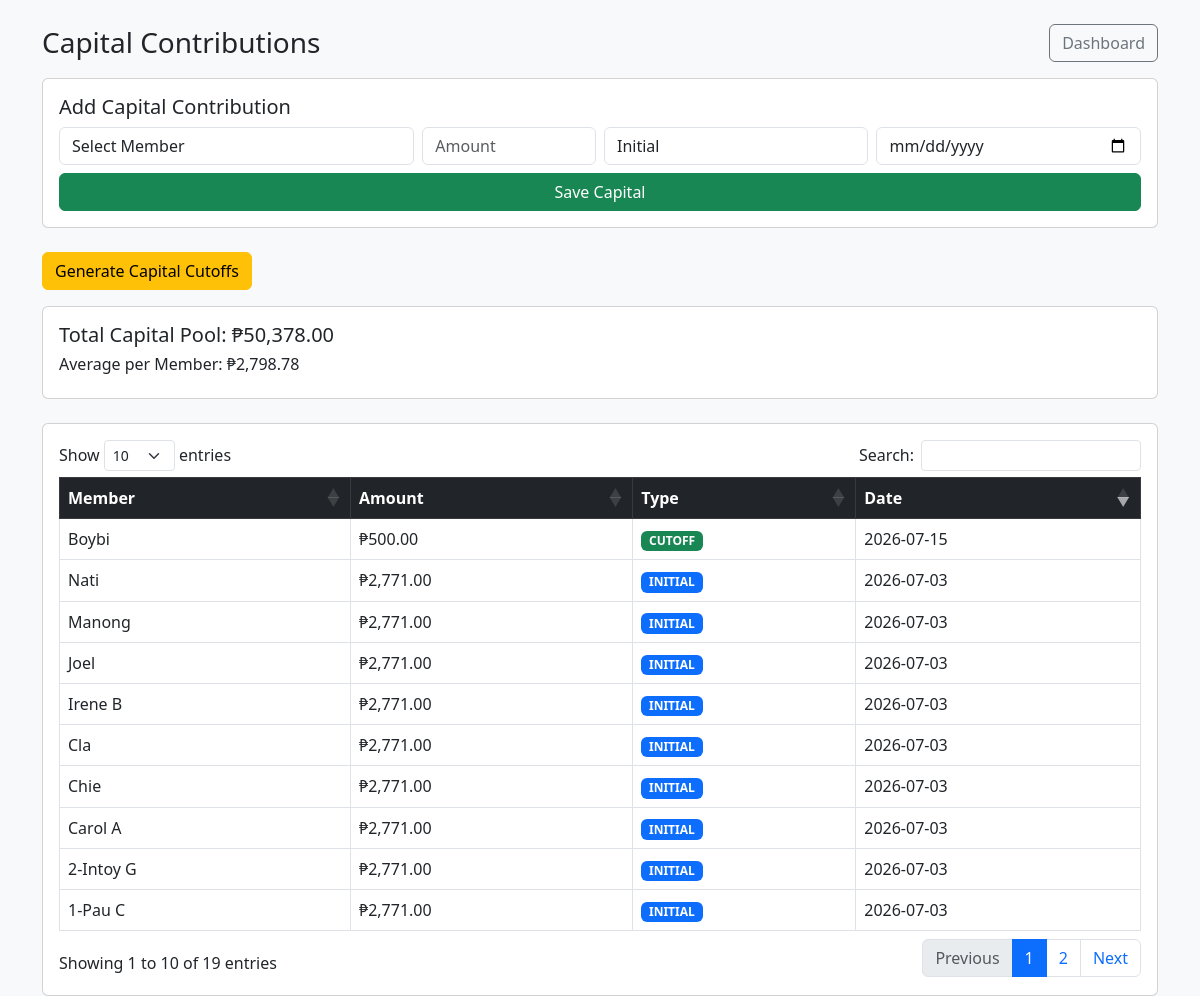
Page /capital.php (signed in) on the committed database.
### tables this page shows
CREATE TABLE `capital_contributions` (
  `id` int(10) unsigned NOT NULL AUTO_INCREMENT,
  `borrower_id` int(10) unsigned NOT NULL,
  `amount` decimal(12,2) NOT NULL DEFAULT 0.00,
  `type` enum('INITIAL','CUTOFF') NOT NULL DEFAULT 'CUTOFF',
  `contribution_date` date NOT NULL,
  `period_label` varchar(100) DEFAULT NULL,
  `created_at` timestamp NOT NULL DEFAULT current_timestamp(),
  PRIMARY KEY (`id`),
  KEY `capital_contributions_borrower_id_index` (`borrower_id`),
  KEY `capital_contributions_date_type_index` (`contribution_date`,`type`),
  CONSTRAINT `capital_contributions_borrower_id_fk` FOREIGN KEY (`borrower_id`) REFERENCES `borrowers` (`id`) ON DELETE CASCADE ON UPDATE CASCADE
);

CREATE TABLE `borrowers` (
  `id` int(10) unsigned NOT NULL AUTO_INCREMENT,
  `name` varchar(255) NOT NULL,
  `first_name` varchar(100) DEFAULT NULL,
  `last_name` varchar(100) DEFAULT NULL,
  `gcash_name` varchar(150) DEFAULT NULL,
  `gcash_number` varchar(50) DEFAULT NULL,
  `status` enum('Active','Inactive') NOT NULL DEFAULT 'Active',
  `savings_closed` tinyint(1) NOT NULL DEFAULT 0,
  `created_at` timestamp NOT NULL DEFAULT current_timestamp(),
  PRIMARY KEY (`id`),
  UNIQUE KEY `borrowers_name_unique` (`name`)
);

### capital.php (the view, shortened to what this page needs)
<?php
include 'db.php';
?>
<!DOCTYPE html>
<html>
<head>
<link href="https://cdn.jsdelivr.net/npm/bootstrap@5.3.0/dist/css/bootstrap.min.css" rel="stylesheet">
<link rel="stylesheet" href="assets/css/mobile.css">
<link rel="stylesheet" href="https://cdn.jsdelivr.net/npm/bootstrap@5.3.0/dist/css/bootstrap.min.css">
<link rel="stylesheet" href="https://cdn.datatables.net/1.13.6/css/dataTables.bootstrap5.min.css">
</head>
<body class="bg-light">
<div class="container mt-4">
<div class="d-flex justify-content-between align-items-center mb-3">
<h3 class="mb-0">Capital Contributions</h3>
<a href="index.php" class="btn btn-outline-secondary">Dashboard</a>
</div>
<div class="card mb-4">
<div class="card-body">
<h5>Add Capital Contribution</h5>
<form method="POST" action="ajax/save_capital.php" class="row g-2" id="capitalForm">
<div class="col-md-4">
<select name="borrower_id" class="form-control" required>
<option value="">Select Member</option>
</select>
</div>
<div class="col-md-2">
<input type="number" name="amount" class="form-control" placeholder="Amount" required>
</div>
<div class="col-md-3">
<select name="type" class="form-control">
<option value="INITIAL">Initial</option>
</select>
</div>
<div class="col-md-3">
<input type="date" name="date" class="form-control" required>
</div>
<div class="col-md-12">
<button class="btn btn-success w-100">Save Capital</button>
</div>
</form>
</div>
</div>
<div class="col-md-12">
<a href="admin/generate_capital.php" class="btn btn-warning mb-3">
    Generate Capital Cutoffs
</a>
</div>
<div class="card mb-4">
<div class="card-body">
<?php
$total = $conn->query("SELECT SUM(amount) as t FROM capital_contributions")->fetch_assoc()['t'] ?? 0;
$count = $conn->query("SELECT COUNT(DISTINCT borrower_id) as t FROM capital_contributions")->fetch_assoc()['t'] ?? 1;
$average = $count > 0 ? $total / $count : 0;
?>
<h5>Total Capital Pool: <span id="capitalTotalText">₱<?= number_format($total,2) ?></span></h5>
<h6>Average per Member: <span id="capitalAverageText">₱<?= number_format($average,2) ?></span></h6>
</div>
</div>
<div class="card">
<div class="card-body">
<div class="table-responsive">
<table class="table table-bordered table-hover" id="capitalTable">
<thead class="table-dark">
<tr>
<th>Member</th>
<th>Amount</th>
<th>Type</th>
<th>Date</th>
</tr>
</thead>
<tbody>
<?php
$res = $conn->query("
SELECT capital_contributions.*, borrowers.name
FROM capital_contributions
JOIN borrowers ON borrowers.id = capital_contributions.borrower_id
ORDER BY contribution_date DESC
");
while($row = $res->fetch_assoc()):
?>
<tr>
<td><?= $row['name'] ?></td>
<td>₱<?= number_format($row['amount'],2) ?></td>
<td>
<span class="badge bg-<?= $row['type']=='INITIAL'?'primary':'success' ?>">
<?= $row['type'] ?>
</span>
</td>
<td><?= $row['contribution_date'] ?></td>
</tr>
<?php endwhile; ?>
</tbody>
</table>
</div>
</div>
</div>
</div>
<div class="toast-container position-fixed top-0 end-0 p-3">
</div>
</body>
</html>

### assets/css/mobile.css (style rules this page uses)
body { overflow-x: hidden; }
.card { border-radius: .75rem; }
.card-body { overflow-x: auto; }
.table { vertical-align: middle; }
.table th, .table td { white-space: nowrap; }

### rows in the picture
capital_contributions: borrower.name "Boybi", amount "500.00", type "CUTOFF", contribution_date "2026-07-15"
capital_contributions: borrower.name "Nati", amount "2,771.00", type "INITIAL", contribution_date "2026-07-03"
capital_contributions: borrower.name "Manong", amount "2,771.00", type "INITIAL", contribution_date "2026-07-03"
capital_contributions: borrower.name "Joel", amount "2,771.00", type "INITIAL", contribution_date "2026-07-03"
capital_contributions: borrower.name "Irene B", amount "2,771.00", type "INITIAL", contribution_date "2026-07-03"
capital_contributions: borrower.name "Cla", amount "2,771.00", type "INITIAL", contribution_date "2026-07-03"
capital_contributions: borrower.name "Chie", amount "2,771.00", type "INITIAL", contribution_date "2026-07-03"
capital_contributions: borrower.name "Carol A", amount "2,771.00", type "INITIAL", contribution_date "2026-07-03"
capital_contributions: borrower.name "2-Intoy G", amount "2,771.00", type "INITIAL", contribution_date "2026-07-03"
capital_contributions: borrower.name "1-Pau C", amount "2,771.00", type "INITIAL", contribution_date "2026-07-03"

### other values in the picture
$total "50,378.00"
$average "2,798.78"
